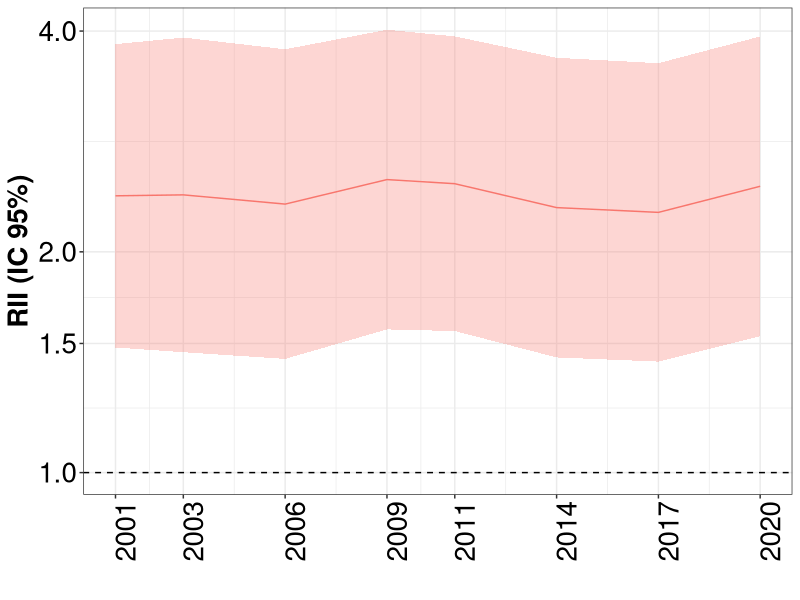
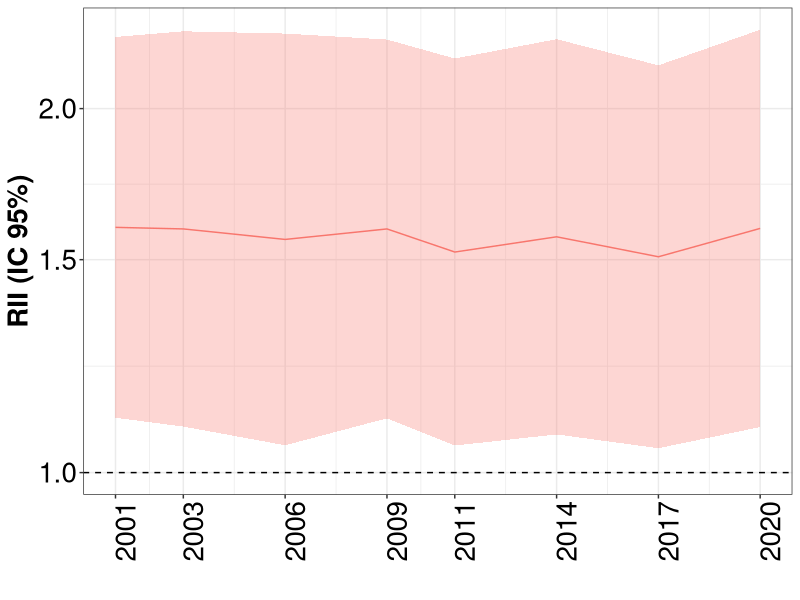
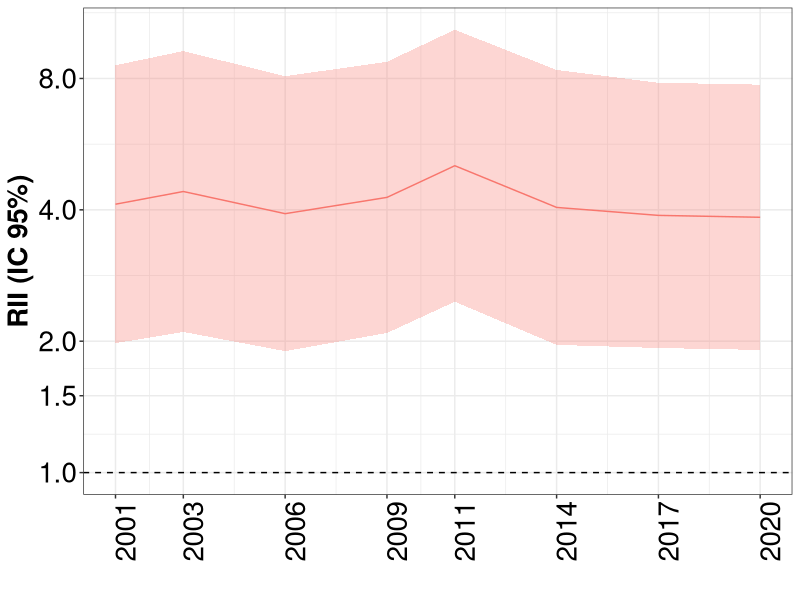
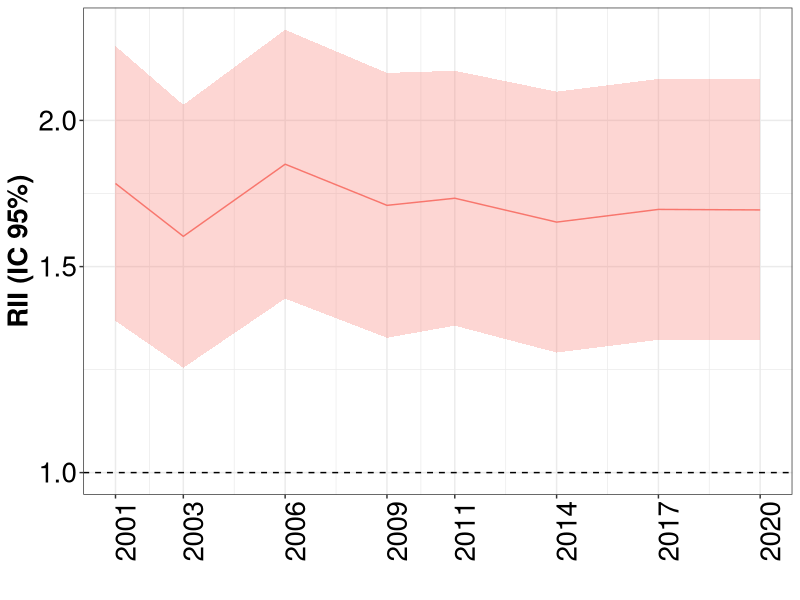
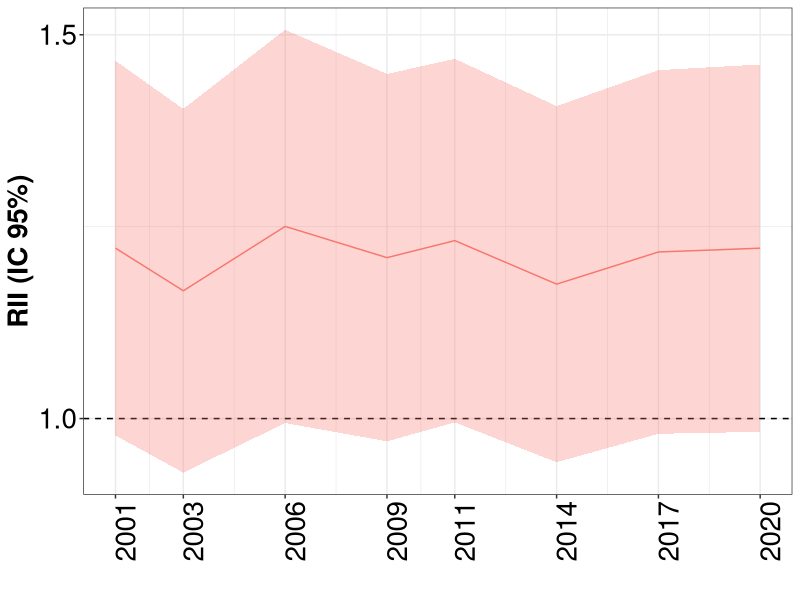
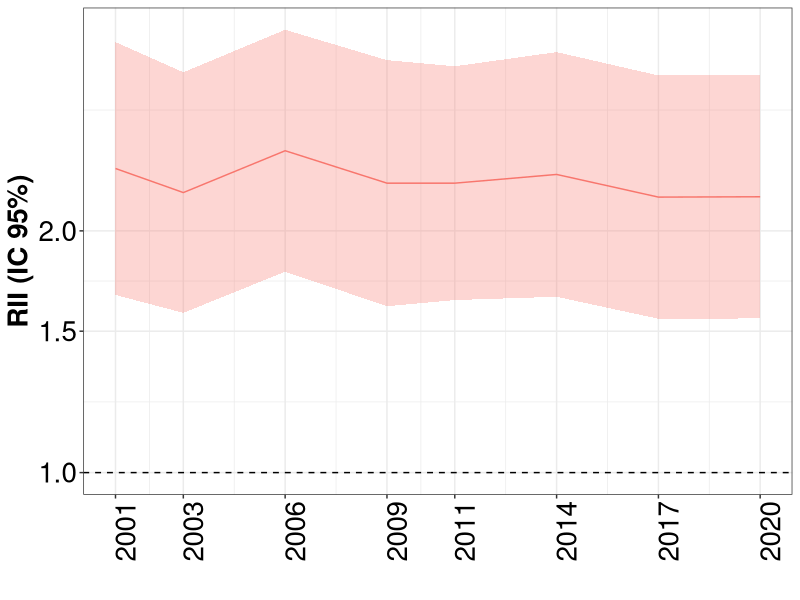
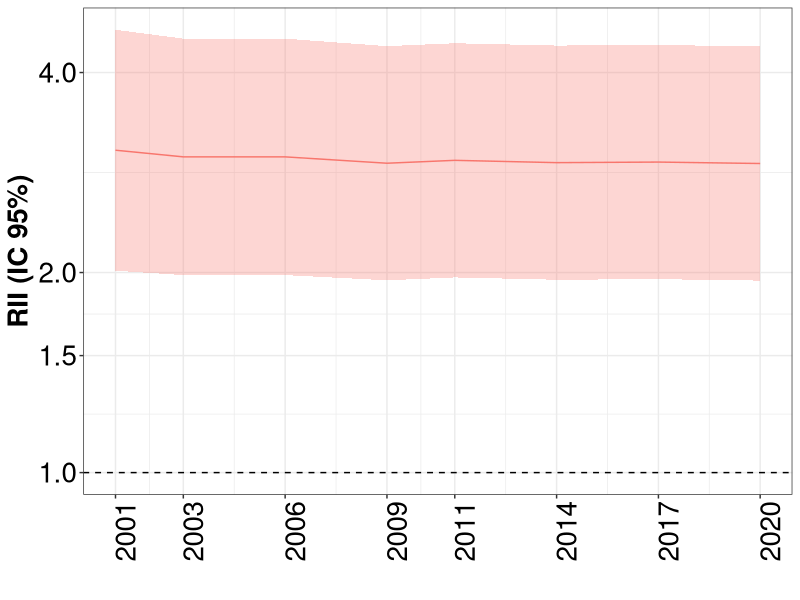
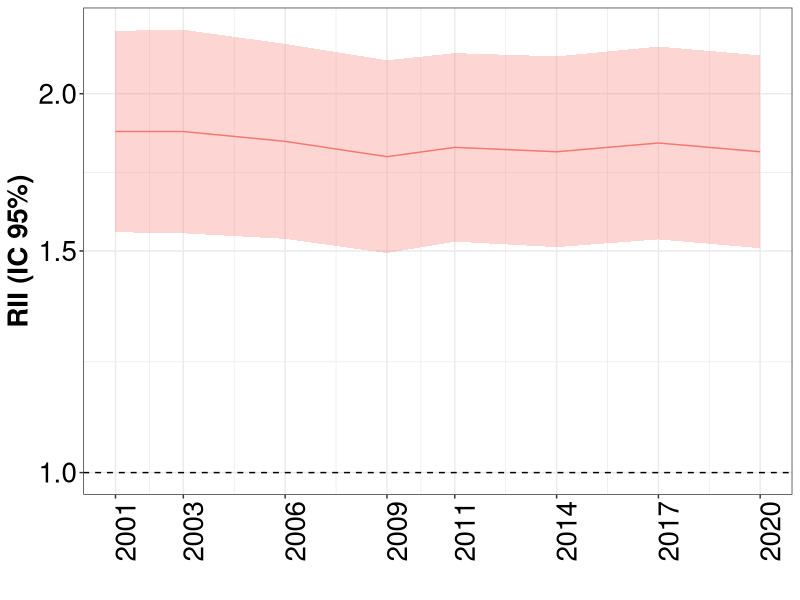

These figures' R source, in order:
## ---- chunk 1
knitr::opts_chunk$set(echo = TRUE)
library(tidyverse)
library(readxl)
library(ggplot2)

## ---- chunk 2

desigualdades_rii <- read.csv("rii.csv")
datos_ca <- desigualdades_rii %>%
  filter(abreviatura == "RI")

## ---- chunk 3

datos_ca %>%
  filter(fr =="diabetes", sexo=="Overall") %>%
  ggplot(aes(x=as.Date(encuesta), y=rii, ymin=rii_infci, ymax=rii_supci, group=fr)) +
  geom_hline(yintercept = 1, lty = 2) +
  geom_ribbon(alpha=0.3, aes(fill=fr)) +
  geom_line(aes(color=fr)) +
  scale_y_continuous(trans="log", breaks=c(0.75, 1, 1.5, 2, 4, 8, 16, 32))+
  scale_x_date(date_labels = "%Y", breaks = unique(as.Date(datos_ca$encuesta)))+
  labs(x="", y="RII (IC 95%)")+
  theme_bw()+
  theme(axis.text=element_text(size=20, color="black"),
                  axis.title=element_text(size=20, face="bold", color="black"),
                  axis.text.x = element_text(angle = 90),
                  strip.text = element_text(size=20, face="bold", color="black"),
                  legend.position="none")

## ---- chunk 4

datos_ca %>%
  filter(fr =="diabetes", sexo=="Hombre") %>%
  ggplot(aes(x=as.Date(encuesta), y=rii, ymin=rii_infci, ymax=rii_supci, group=fr)) +
  geom_hline(yintercept = 1, lty = 2) +
  geom_ribbon(alpha=0.3, aes(fill=fr)) +
  geom_line(aes(color=fr)) +
  scale_y_continuous(trans="log", breaks=c(0.75, 1, 1.5, 2, 4, 8, 16, 32))+
  scale_x_date(date_labels = "%Y", breaks = unique(as.Date(datos_ca$encuesta)))+
  labs(x="", y="RII (IC 95%)")+
  theme_bw()+
  theme(axis.text=element_text(size=20, color="black"),
                  axis.title=element_text(size=20, face="bold", color="black"),
                  axis.text.x = element_text(angle = 90),
                  strip.text = element_text(size=20, face="bold", color="black"),
                  legend.position="none")

## ---- chunk 5

datos_ca %>%
  filter(fr =="diabetes", sexo=="Mujeres") %>%
  ggplot(aes(x=as.Date(encuesta), y=rii, ymin=rii_infci, ymax=rii_supci, group=fr)) +
  geom_hline(yintercept = 1, lty = 2) +
  geom_ribbon(alpha=0.3, aes(fill=fr)) +
  geom_line(aes(color=fr)) +
  scale_y_continuous(trans="log", breaks=c(0.75, 1, 1.5, 2, 4, 8, 16, 32))+
  scale_x_date(date_labels = "%Y", breaks = unique(as.Date(datos_ca$encuesta)))+
  labs(x="", y="RII (IC 95%)")+
  theme_bw()+
  theme(axis.text=element_text(size=20, color="black"),
                  axis.title=element_text(size=20, face="bold", color="black"),
                  axis.text.x = element_text(angle = 90),
                  strip.text = element_text(size=20, face="bold", color="black"),
                  legend.position="none")

## ---- chunk 6

datos_ca %>%
  filter(fr =="hta", sexo=="Overall") %>%
  ggplot(aes(x=as.Date(encuesta), y=rii, ymin=rii_infci, ymax=rii_supci, group=fr)) +
  geom_hline(yintercept = 1, lty = 2) +
  geom_ribbon(alpha=0.3, aes(fill=fr)) +
  geom_line(aes(color=fr)) +
  scale_y_continuous(trans="log", breaks=c(0.75, 1, 1.5, 2, 4, 8, 16, 32))+
  scale_x_date(date_labels = "%Y", breaks = unique(as.Date(datos_ca$encuesta)))+
  labs(x="", y="RII (IC 95%)")+
  theme_bw()+
  theme(axis.text=element_text(size=20, color="black"),
                  axis.title=element_text(size=20, face="bold", color="black"),
                  axis.text.x = element_text(angle = 90),
                  strip.text = element_text(size=20, face="bold", color="black"),
                  legend.position="none")
## ---- chunk 7

datos_ca %>%
  filter(fr =="hta", sexo=="Hombre") %>%
  ggplot(aes(x=as.Date(encuesta), y=rii, ymin=rii_infci, ymax=rii_supci, group=fr)) +
  geom_hline(yintercept = 1, lty = 2) +
  geom_ribbon(alpha=0.3, aes(fill=fr)) +
  geom_line(aes(color=fr)) +
  scale_y_continuous(trans="log", breaks=c(0.75, 1, 1.5, 2, 4, 8, 16, 32))+
  scale_x_date(date_labels = "%Y", breaks = unique(as.Date(datos_ca$encuesta)))+
  labs(x="", y="RII (IC 95%)")+
  theme_bw()+
  theme(axis.text=element_text(size=20, color="black"),
                  axis.title=element_text(size=20, face="bold", color="black"),
                  axis.text.x = element_text(angle = 90),
                  strip.text = element_text(size=20, face="bold", color="black"),
                  legend.position="none")

## ---- chunk 8

datos_ca %>%
  filter(fr =="hta", sexo=="Mujeres") %>%
  ggplot(aes(x=as.Date(encuesta), y=rii, ymin=rii_infci, ymax=rii_supci, group=fr)) +
  geom_hline(yintercept = 1, lty = 2) +
  geom_ribbon(alpha=0.3, aes(fill=fr)) +
  geom_line(aes(color=fr)) +
  scale_y_continuous(trans="log", breaks=c(0.75, 1, 1.5, 2, 4, 8, 16, 32))+
  scale_x_date(date_labels = "%Y", breaks = unique(as.Date(datos_ca$encuesta)))+
  labs(x="", y="RII (IC 95%)")+
  theme_bw()+
  theme(axis.text=element_text(size=20, color="black"),
                  axis.title=element_text(size=20, face="bold", color="black"),
                  axis.text.x = element_text(angle = 90),
                  strip.text = element_text(size=20, face="bold", color="black"),
                  legend.position="none")

## ---- chunk 9

datos_ca %>%
  filter(fr =="obesity", sexo=="Overall") %>%
  ggplot(aes(x=as.Date(encuesta), y=rii, ymin=rii_infci, ymax=rii_supci, group=fr)) +
  geom_hline(yintercept = 1, lty = 2) +
  geom_ribbon(alpha=0.3, aes(fill=fr)) +
  geom_line(aes(color=fr)) +
  scale_y_continuous(trans="log", breaks=c(0.75, 1, 1.5, 2, 4, 8, 16, 32))+
  scale_x_date(date_labels = "%Y", breaks = unique(as.Date(datos_ca$encuesta)))+
  labs(x="", y="RII (IC 95%)")+
  theme_bw()+
  theme(axis.text=element_text(size=20, color="black"),
                  axis.title=element_text(size=20, face="bold", color="black"),
                  axis.text.x = element_text(angle = 90),
                  strip.text = element_text(size=20, face="bold", color="black"),
                  legend.position="none")
## ---- chunk 10

datos_ca %>%
  filter(fr =="obesity", sexo=="Hombre") %>%
  ggplot(aes(x=as.Date(encuesta), y=rii, ymin=rii_infci, ymax=rii_supci, group=fr)) +
  geom_hline(yintercept = 1, lty = 2) +
  geom_ribbon(alpha=0.3, aes(fill=fr)) +
  geom_line(aes(color=fr)) +
  scale_y_continuous(trans="log", breaks=c(0.75, 1, 1.5, 2, 4, 8, 16, 32))+
  scale_x_date(date_labels = "%Y", breaks = unique(as.Date(datos_ca$encuesta)))+
  labs(x="", y="RII (IC 95%)")+
  theme_bw()+
  theme(axis.text=element_text(size=20, color="black"),
                  axis.title=element_text(size=20, face="bold", color="black"),
                  axis.text.x = element_text(angle = 90),
                  strip.text = element_text(size=20, face="bold", color="black"),
                  legend.position="none")

## ---- chunk 11

datos_ca %>%
  filter(fr =="obesity", sexo=="Mujeres") %>%
  ggplot(aes(x=as.Date(encuesta), y=rii, ymin=rii_infci, ymax=rii_supci, group=fr)) +
  geom_hline(yintercept = 1, lty = 2) +
  geom_ribbon(alpha=0.3, aes(fill=fr)) +
  geom_line(aes(color=fr)) +
  scale_y_continuous(trans="log", breaks=c(0.75, 1, 1.5, 2, 4, 8, 16, 32))+
  scale_x_date(date_labels = "%Y", breaks = unique(as.Date(datos_ca$encuesta)))+
  labs(x="", y="RII (IC 95%)")+
  theme_bw()+
  theme(axis.text=element_text(size=20, color="black"),
                  axis.title=element_text(size=20, face="bold", color="black"),
                  axis.text.x = element_text(angle = 90),
                  strip.text = element_text(size=20, face="bold", color="black"),
                  legend.position="none")

## ---- chunk 12

datos_ca %>%
  filter(fr =="col", sexo=="Overall") %>%
  ggplot(aes(x=as.Date(encuesta), y=rii, ymin=rii_infci, ymax=rii_supci, group=fr)) +
  geom_hline(yintercept = 1, lty = 2) +
  geom_ribbon(alpha=0.3, aes(fill=fr)) +
  geom_line(aes(color=fr)) +
  scale_y_continuous(trans="log", breaks=c(0.75, 1, 1.5, 2, 4, 8, 16, 32))+
  scale_x_date(date_labels = "%Y", breaks = unique(as.Date(datos_ca$encuesta)))+
  labs(x="", y="RII (IC 95%)")+
  theme_bw()+
  theme(axis.text=element_text(size=20, color="black"),
                  axis.title=element_text(size=20, face="bold", color="black"),
                  axis.text.x = element_text(angle = 90),
                  strip.text = element_text(size=20, face="bold", color="black"),
                  legend.position="none")
## ---- chunk 13

datos_ca %>%
  filter(fr =="col", sexo=="Hombre") %>%
  ggplot(aes(x=as.Date(encuesta), y=rii, ymin=rii_infci, ymax=rii_supci, group=fr)) +
  geom_hline(yintercept = 1, lty = 2) +
  geom_ribbon(alpha=0.3, aes(fill=fr)) +
  geom_line(aes(color=fr)) +
  scale_y_continuous(trans="log", breaks=c(0.75, 1, 1.5, 2, 4, 8, 16, 32))+
  scale_x_date(date_labels = "%Y", breaks = unique(as.Date(datos_ca$encuesta)))+
  labs(x="", y="RII (IC 95%)")+
  theme_bw()+
  theme(axis.text=element_text(size=20, color="black"),
                  axis.title=element_text(size=20, face="bold", color="black"),
                  axis.text.x = element_text(angle = 90),
                  strip.text = element_text(size=20, face="bold", color="black"),
                  legend.position="none")

## ---- chunk 14

datos_ca %>%
  filter(fr =="col", sexo=="Mujeres") %>%
  ggplot(aes(x=as.Date(encuesta), y=rii, ymin=rii_infci, ymax=rii_supci, group=fr)) +
  geom_hline(yintercept = 1, lty = 2) +
  geom_ribbon(alpha=0.3, aes(fill=fr)) +
  geom_line(aes(color=fr)) +
  scale_y_continuous(trans="log", breaks=c(0.75, 1, 1.5, 2, 4, 8, 16, 32))+
  scale_x_date(date_labels = "%Y", breaks = unique(as.Date(datos_ca$encuesta)))+
  labs(x="", y="RII (IC 95%)")+
  theme_bw()+
  theme(axis.text=element_text(size=20, color="black"),
                  axis.title=element_text(size=20, face="bold", color="black"),
                  axis.text.x = element_text(angle = 90),
                  strip.text = element_text(size=20, face="bold", color="black"),
                  legend.position="none")

## ---- chunk 15

datos_ca %>%
  filter(fr =="sedentario", sexo=="Overall") %>%
  ggplot(aes(x=as.Date(encuesta), y=rii, ymin=rii_infci, ymax=rii_supci, group=fr)) +
  geom_hline(yintercept = 1, lty = 2) +
  geom_ribbon(alpha=0.3, aes(fill=fr)) +
  geom_line(aes(color=fr)) +
  scale_y_continuous(trans="log", breaks=c(0.75, 1, 1.5, 2, 4, 8, 16, 32))+
  scale_x_date(date_labels = "%Y", breaks = unique(as.Date(datos_ca$encuesta)))+
  labs(x="", y="RII (IC 95%)")+
  theme_bw()+
  theme(axis.text=element_text(size=20, color="black"),
                  axis.title=element_text(size=20, face="bold", color="black"),
                  axis.text.x = element_text(angle = 90),
                  strip.text = element_text(size=20, face="bold", color="black"),
                  legend.position="none")
## ---- chunk 16

datos_ca %>%
  filter(fr =="sedentario", sexo=="Hombre") %>%
  ggplot(aes(x=as.Date(encuesta), y=rii, ymin=rii_infci, ymax=rii_supci, group=fr)) +
  geom_hline(yintercept = 1, lty = 2) +
  geom_ribbon(alpha=0.3, aes(fill=fr)) +
  geom_line(aes(color=fr)) +
  scale_y_continuous(trans="log", breaks=c(0.75, 1, 1.5, 2, 4, 8, 16, 32))+
  scale_x_date(date_labels = "%Y", breaks = unique(as.Date(datos_ca$encuesta)))+
  labs(x="", y="RII (IC 95%)")+
  theme_bw()+
  theme(axis.text=element_text(size=20, color="black"),
                  axis.title=element_text(size=20, face="bold", color="black"),
                  axis.text.x = element_text(angle = 90),
                  strip.text = element_text(size=20, face="bold", color="black"),
                  legend.position="none")

## ---- chunk 17

datos_ca %>%
  filter(fr =="sedentario", sexo=="Mujeres") %>%
  ggplot(aes(x=as.Date(encuesta), y=rii, ymin=rii_infci, ymax=rii_supci, group=fr)) +
  geom_hline(yintercept = 1, lty = 2) +
  geom_ribbon(alpha=0.3, aes(fill=fr)) +
  geom_line(aes(color=fr)) +
  scale_y_continuous(trans="log", breaks=c(0.75, 1, 1.5, 2, 4, 8, 16, 32))+
  scale_x_date(date_labels = "%Y", breaks = unique(as.Date(datos_ca$encuesta)))+
  labs(x="", y="RII (IC 95%)")+
  theme_bw()+
  theme(axis.text=element_text(size=20, color="black"),
                  axis.title=element_text(size=20, face="bold", color="black"),
                  axis.text.x = element_text(angle = 90),
                  strip.text = element_text(size=20, face="bold", color="black"),
                  legend.position="none")

## ---- chunk 18

datos_ca %>%
  filter(fr =="smoking", sexo=="Overall") %>%
  ggplot(aes(x=as.Date(encuesta), y=rii, ymin=rii_infci, ymax=rii_supci, group=fr)) +
  geom_hline(yintercept = 1, lty = 2) +
  geom_ribbon(alpha=0.3, aes(fill=fr)) +
  geom_line(aes(color=fr)) +
  scale_y_continuous(trans="log", breaks=c(0.75, 1, 1.5, 2, 4, 8, 16, 32))+
  scale_x_date(date_labels = "%Y", breaks = unique(as.Date(datos_ca$encuesta)))+
  labs(x="", y="RII (IC 95%)")+
  theme_bw()+
  theme(axis.text=element_text(size=20, color="black"),
                  axis.title=element_text(size=20, face="bold", color="black"),
                  axis.text.x = element_text(angle = 90),
                  strip.text = element_text(size=20, face="bold", color="black"),
                  legend.position="none")
## ---- chunk 19

datos_ca %>%
  filter(fr =="smoking", sexo=="Hombre") %>%
  ggplot(aes(x=as.Date(encuesta), y=rii, ymin=rii_infci, ymax=rii_supci, group=fr)) +
  geom_hline(yintercept = 1, lty = 2) +
  geom_ribbon(alpha=0.3, aes(fill=fr)) +
  geom_line(aes(color=fr)) +
  scale_y_continuous(trans="log", breaks=c(0.75, 1, 1.5, 2, 4, 8, 16, 32))+
  scale_x_date(date_labels = "%Y", breaks = unique(as.Date(datos_ca$encuesta)))+
  labs(x="", y="RII (IC 95%)")+
  theme_bw()+
  theme(axis.text=element_text(size=20, color="black"),
                  axis.title=element_text(size=20, face="bold", color="black"),
                  axis.text.x = element_text(angle = 90),
                  strip.text = element_text(size=20, face="bold", color="black"),
                  legend.position="none")

## ---- chunk 20

datos_ca %>%
  filter(fr =="smoking", sexo=="Mujeres") %>%
  ggplot(aes(x=as.Date(encuesta), y=rii, ymin=rii_infci, ymax=rii_supci, group=fr)) +
  geom_hline(yintercept = 1, lty = 2) +
  geom_ribbon(alpha=0.3, aes(fill=fr)) +
  geom_line(aes(color=fr)) +
  scale_y_continuous(trans="log", breaks=c(0.75, 1, 1.5, 2, 4, 8, 16, 32))+
  scale_x_date(date_labels = "%Y", breaks = unique(as.Date(datos_ca$encuesta)))+
  labs(x="", y="RII (IC 95%)")+
  theme_bw()+
  theme(axis.text=element_text(size=20, color="black"),
                  axis.title=element_text(size=20, face="bold", color="black"),
                  axis.text.x = element_text(angle = 90),
                  strip.text = element_text(size=20, face="bold", color="black"),
                  legend.position="none")

## ---- chunk 21

datos_ca %>%
  filter(fr =="alcohol", sexo=="Overall") %>%
  ggplot(aes(x=as.Date(encuesta), y=rii, ymin=rii_infci, ymax=rii_supci, group=fr)) +
  geom_hline(yintercept = 1, lty = 2) +
  geom_ribbon(alpha=0.3, aes(fill=fr)) +
  geom_line(aes(color=fr)) +
  scale_y_continuous(trans="log", breaks=c(0.75, 1, 1.5, 2, 4, 8, 16, 32))+
  scale_x_date(date_labels = "%Y", breaks = unique(as.Date(datos_ca$encuesta)))+
  labs(x="", y="RII (IC 95%)")+
  theme_bw()+
  theme(axis.text=element_text(size=20, color="black"),
                  axis.title=element_text(size=20, face="bold", color="black"),
                  axis.text.x = element_text(angle = 90),
                  strip.text = element_text(size=20, face="bold", color="black"),
                  legend.position="none")
## ---- chunk 22

datos_ca %>%
  filter(fr =="alcohol", sexo=="Hombre") %>%
  ggplot(aes(x=as.Date(encuesta), y=rii, ymin=rii_infci, ymax=rii_supci, group=fr)) +
  geom_hline(yintercept = 1, lty = 2) +
  geom_ribbon(alpha=0.3, aes(fill=fr)) +
  geom_line(aes(color=fr)) +
  scale_y_continuous(trans="log", breaks=c(0.75, 1, 1.5, 2, 4, 8, 16, 32))+
  scale_x_date(date_labels = "%Y", breaks = unique(as.Date(datos_ca$encuesta)))+
  labs(x="", y="RII (IC 95%)")+
  theme_bw()+
  theme(axis.text=element_text(size=20, color="black"),
                  axis.title=element_text(size=20, face="bold", color="black"),
                  axis.text.x = element_text(angle = 90),
                  strip.text = element_text(size=20, face="bold", color="black"),
                  legend.position="none")

## ---- chunk 23

datos_ca %>%
  filter(fr =="alcohol", sexo=="Mujeres") %>%
  ggplot(aes(x=as.Date(encuesta), y=rii, ymin=rii_infci, ymax=rii_supci, group=fr)) +
  geom_hline(yintercept = 1, lty = 2) +
  geom_ribbon(alpha=0.3, aes(fill=fr)) +
  geom_line(aes(color=fr)) +
  scale_y_continuous(trans="log", breaks=c(0.75, 1, 1.5, 2, 4, 8, 16, 32))+
  scale_x_date(date_labels = "%Y", breaks = unique(as.Date(datos_ca$encuesta)))+
  labs(x="", y="RII (IC 95%)")+
  theme_bw()+
  theme(axis.text=element_text(size=20, color="black"),
                  axis.title=element_text(size=20, face="bold", color="black"),
                  axis.text.x = element_text(angle = 90),
                  strip.text = element_text(size=20, face="bold", color="black"),
                  legend.position="none")

